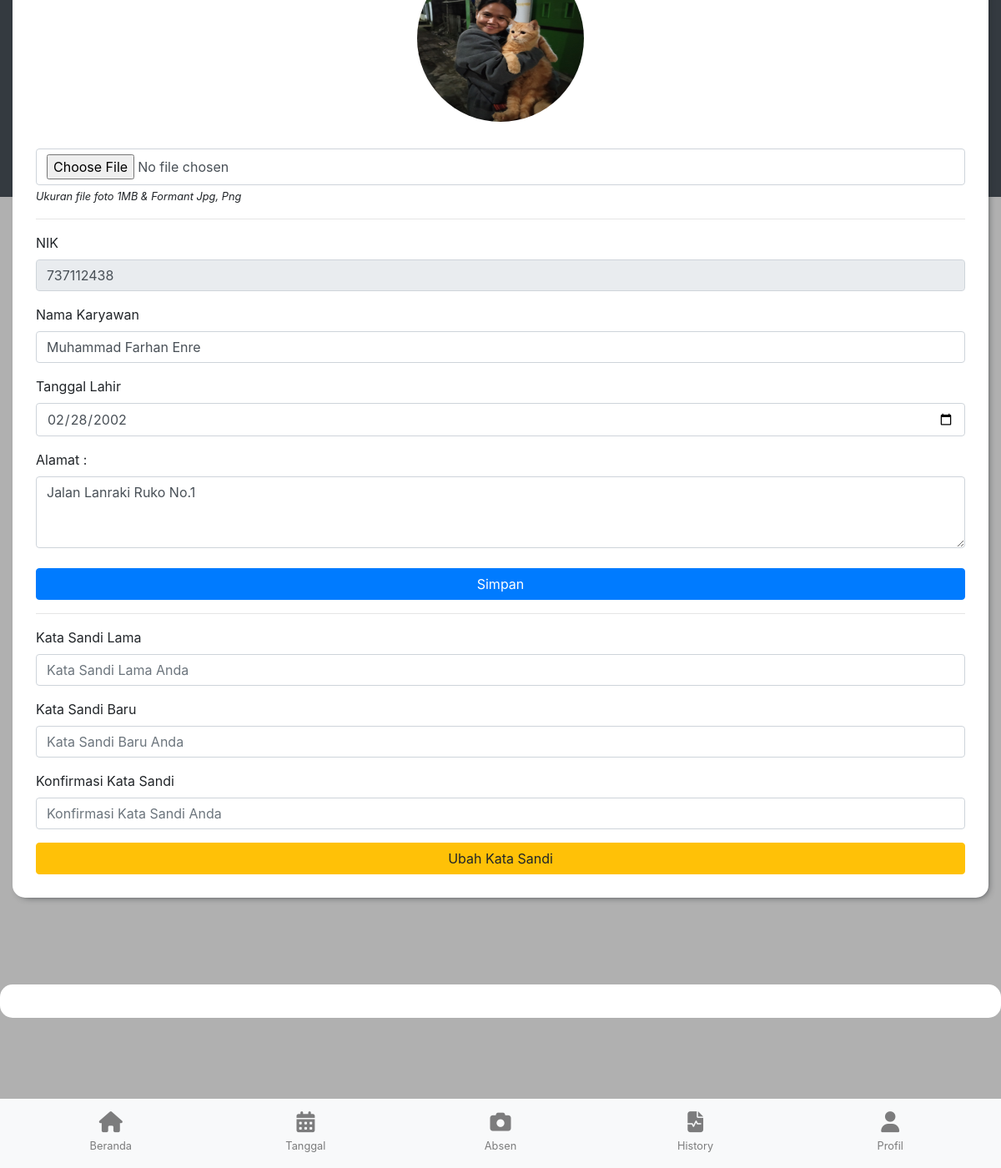
/mobile/profil.php (signed in), run on the app's committed database.
### tables this page shows
CREATE TABLE `tbl_karyawan` (
  `nik` int(40) NOT NULL,
  `no_kartu` varchar(20) DEFAULT NULL,
  `nama_karyawan` varchar(50) DEFAULT NULL,
  `tanggal_lahir` varchar(50) DEFAULT NULL,
  `jk` enum('P','L') DEFAULT NULL,
  `alamat` text DEFAULT NULL,
  `email` varchar(50) DEFAULT NULL,
  `password` varchar(50) DEFAULT NULL,
  `foto_karyawan` text DEFAULT NULL,
  `status` enum('offline','online') DEFAULT NULL,
  `status_absen` enum('izin','sakit','alfa','hadir') DEFAULT NULL,
  PRIMARY KEY (`nik`)
);

### mobile/profil.php (the view, shortened to what this page needs)
<?php
    require 'template/header.php';
?>
<?php
 require 'template/navbar-top.php';
?>
<div class="col-md-12">
    <div class="card shadow card-top">
            <div class="card-body">
                <form action="proses/proses_profil.php" method="post" enctype="multipart/form-data">
                <?php
                    include '../db/koneksi.php';
                    $nik = $_SESSION['nik'];
                    $qury = mysqli_query($koneksi,"SELECT * FROM tbl_karyawan WHERE nik='$nik'");
                    while ($data = mysqli_fetch_assoc($qury)){
                ?>
                    <center>
                        <div class="img-upload">
                            <label for="file-input">
                                <img id="uploadPreview" src="../img/<?= $data['foto_karyawan']; ?>" alt="" class="lingkaran">
                            </label>
                        </div>
                    </center>
                    <br>
                    <div class="form-group">
                        <input name="file" class="form-control" id="file-input" onchange="PreviewImage();" type="file">
                        <small><i>Ukuran file foto 1MB & Formant Jpg, Png</i></small>
                    </div>
                    <hr>
                        <div class="form-group">
                            <label for="">NIK</label>
                            <input type="text" name="nik" class="form-control" value="<?= $data['nik']; ?>" readonly>
                        </div>
                        <div class="form-group">
                            <label for="">Nama Karyawan</label>
                            <input type="text" name="nama_karyawan" class="form-control" value="<?= $data['nama_karyawan']; ?>" required>
                        </div>
                        <div class="form-group">
                            <label for="">Tanggal Lahir</label>
                            <input type="date" name="tanggal_lahir" class="form-control" value="<?= $data['tanggal_lahir']; ?>" required>
                        </div>
                        <label for="">Alamat :</label>
                            <textarea  class="form-control" name="alamat"  id="" cols="10" rows="3"><?= $data['alamat'];?></textarea>
                <?php } ?>
                        <br>
                        <button type="submit" name="ubah_karyawan" class="btn btn-primary btn-block">Simpan</button>
                </form>
                <hr>
                <form action="proses/proses_profil.php" method="post">
                    <div class="form-group">
                        <label for="">Kata Sandi Lama</label>
                        <input type="password" class="form-control" name="password_lama" placeholder="Kata Sandi Lama Anda">
                    </div>
                    <div class="form-group">
                        <label for="">Kata Sandi Baru</label>
                        <input type="password" class="form-control" name="password_baru" placeholder="Kata Sandi Baru Anda">
                    </div>
                    <div class="form-group">
                        <label for="">Konfirmasi Kata Sandi</label>
                        <input type="password" class="form-control" name="konf_password" placeholder="Konfirmasi Kata Sandi Anda">
                    </div>
                    <button type="submit" name="ganti_password" class="btn btn-warning btn-block">Ubah Kata Sandi</button>
                </form>
            </div>
        </div>
    </div>
<br>
<div class="card batas">
    <div class="card-body">
    </div>
</div>
<?php
    require 'template/navbar.php';
    require 'template/footer.php';
?>

### mobile/template/header.php (shortened to what this page needs)
<!doctype html>
<html lang="en">
  <head>
    <link rel="stylesheet" href="https://cdn.jsdelivr.net/npm/bootstrap@4.0.0/dist/css/bootstrap.min.css">
  </head>
  <body>

### mobile/template/navbar-top.php (shortened to what this page needs)
<nav class="navbar navbar-dark bg-dark">
  <a class="navbar-brand" href="profil.php"><img src="../img/<?= $_SESSION['foto_karyawan']; ?>" alt="..." class="img-linkar"></a>
  <a href="" class="navbar-brand"><?= $title; ?></a>
  <button class="navbar-toggler" type="button" data-toggle="collapse" data-target="#navbarNavAltMarkup" aria-controls="navbarNavAltMarkup" aria-expanded="false" aria-label="Toggle navigation">
  </button>
</nav>

### mobile/template/navbar.php
<nav class="navbar navbar-expand navbar-light bg-light fixed-bottom mt-5">
    <ul class="navbar-nav nav-justified w-100">
        <li class="nav-item">
            <a href="beranda.php" class="nav-link">
            <i class="fa-solid fa-house size"></i>
                <br>
                <small>Beranda</small>
            </a>
        </li>
        <li class="nav-item">
            <a href="" class="nav-link">
                <i class="fa-solid fa-calendar-days size"></i>
                <br>
                <small>Tanggal</small>
            </a>
        </li>
        <li class="nav-item">
            <a href="absen_kamera.php" class="nav-link">
                <i class="fa-solid fa-camera size"></i>
                <br>
                <small>Absen</small>
            </a>
        </li>
        <li class="nav-item">
            <a href="history.php" class="nav-link">
                <i class="fa-sharp fa-solid fa-file-waveform size"></i>
                <br>
                <small>History</small>
            </a>
        </li>
        <li class="nav-item">
            <a href="profil.php" class="nav-link">
                <i class="fa-solid fa-user size"></i>
                <br>
                <small>Profil</small>
            </a>
        </li>
    </ul>
</nav>

### mobile/template/footer.php (shortened to what this page needs)
  </body>
</html>

### mobile/template/header.php (style rules this page uses)
body { background-color: #0000004f; }
.card { border : 0; border-radius: 15px; }
.shadow { box-shadow: 3px 3px 10px -5px; }

### mobile/profil.php (style rules this page uses)
.card-top { margin-top: -25vh; padding: 1vh; }
.size { font-size: 25px; }
.batas { margin-top: 10vh; }
.lingkaran { width: 200px; height: 200px; border-radius: 100%; }

### mobile/template/navbar-top.php (style rules this page uses)
.navbar-toggler { border: none; }

### data on the page
tbl_karyawan: foto_karyawan (picture), nik "737112438", nama_karyawan "Muhammad Farhan Enre", tanggal_lahir "02/28/2002", alamat "Jalan Lanraki Ruko No.1"
